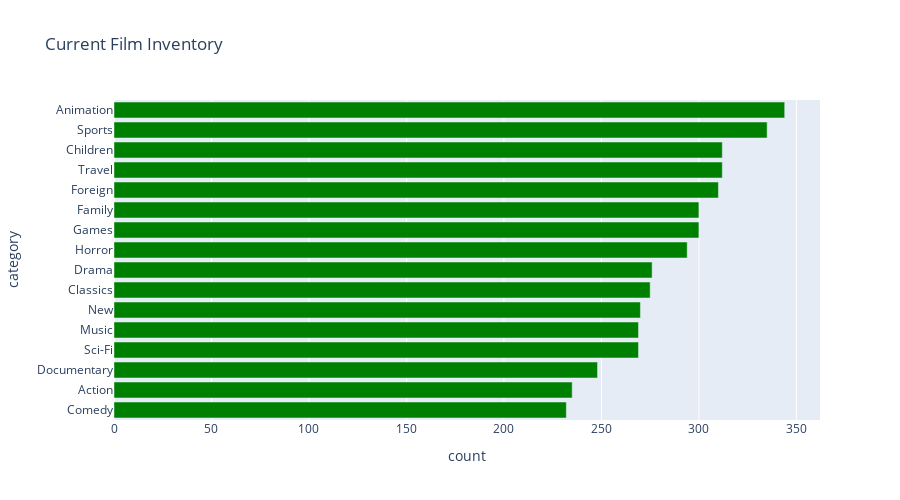

This figure's notebook cell:
### Code cell
fig1 = px.bar(  fig1_df, 
                y='category',
                x = 'count', 
                orientation='h', 
                title = 'Current Film Inventory',
                height=500,
                color_discrete_sequence=['green'])

fig1.update_layout(barmode='stack', yaxis ={'categoryorder':'total ascending'})

fig1.show()

### Figure 1 — Plotly figure (JSON) as saved in the notebook; plotly's stock layout.template omitted (floating-point values rounded to 4 significant figures)
{"data": [{"alignmentgroup": "True", "hovertemplate": "count=%{x}<br>category=%{y}<extra></extra>", "legendgroup": "", "marker": {"color": "green", "pattern": {"shape": ""}}, "name": "", "offsetgroup": "", "orientation": "h", "showlegend": false, "textposition": "auto", "type": "bar", "x": [312, 335, 269, 270, 269, 294, 300, 310, 300, 276, 248, 232, 275, 312, 344, 235], "xaxis": "x", "y": ["Travel", "Sports", "Sci-Fi", "New", "Music", "Horror", "Games", "Foreign", "Family", "Drama", "Documentary", "Comedy", "Classics", "Children", "Animation", "Action"], "yaxis": "y"}], "layout": {"barmode": "stack", "height": 500, "legend": {"tracegroupgap": 0}, "title": {"text": "Current Film Inventory"}, "xaxis": {"anchor": "y", "domain": [0, 1], "title": {"text": "count"}}, "yaxis": {"anchor": "x", "categoryorder": "total ascending", "domain": [0, 1], "title": {"text": "category"}}}}
